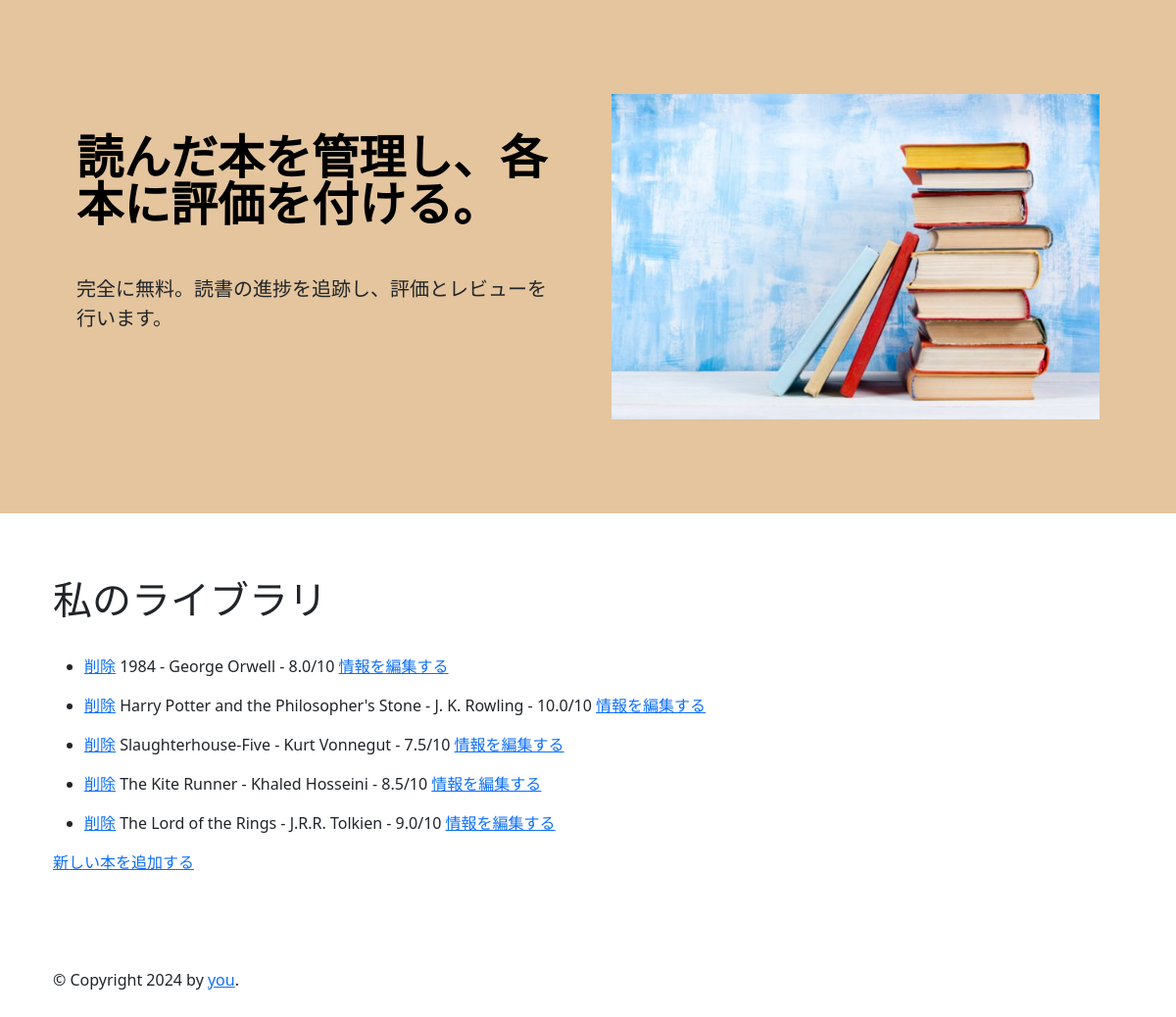
/, run on an earlier commit of the app's database.
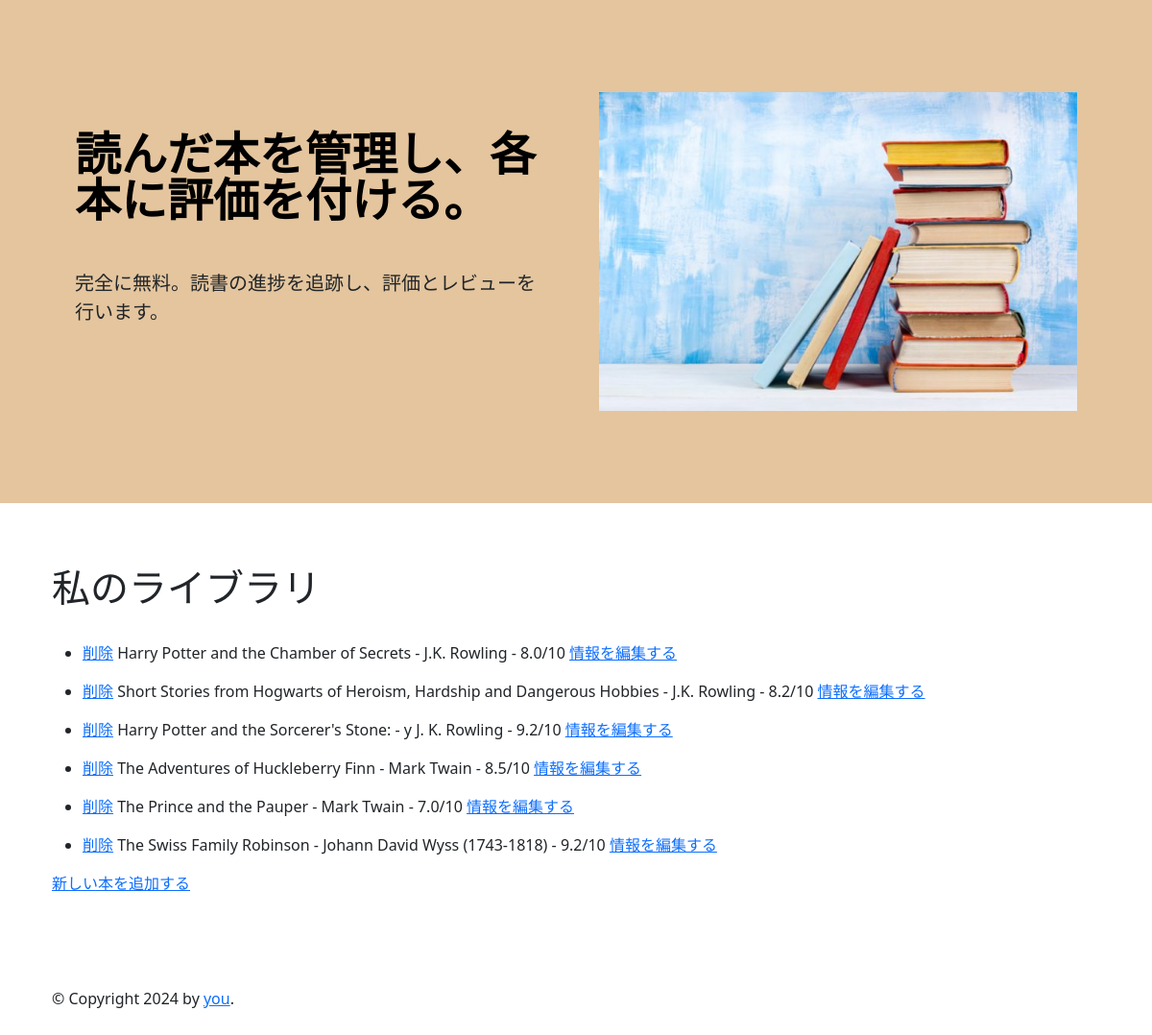
And on a later commit of the database.
### main.py (models this page shows, shortened)
class Book(db.Model):
    id = db.Column('id', db.Integer, primary_key=True)
    title = db.Column(db.String(100), unique=True, nullable=False)
    author = db.Column(db.String(250), unique=False, nullable=False)
    rating = db.Column(db.Float(), unique=False, nullable=False)

### main.py (the view)
@app.route('/')
def home():
    result = db.session.execute(db.select(Book).order_by(Book.title)).scalars().all()
    print(result)
    print(result)
    return render_template('index.html', books=result)

### templates/index.html (shortened to what this page needs)
<!DOCTYPE html>
{% extends "base.html" %}
{% block head %}
{{ super() }}
{% endblock %}
{% block content %}
<h1 class=py-3>私のライブラリ</h1>
<ul>
  {% for book in books %}
  <li class=my-3>
    <a href="{{ url_for('delete', id_number=book['id']) }}">削除</a>
    {{ book['title'] }} - {{ book['author'] }} - {{ book['rating'] }}/10
    <a href="{{ url_for('edit', id_number=book['id']) }}">情報を編集する</a>
  </li>
  {% endfor %}
</ul>
<a href="{{ url_for('add') }}">新しい本を追加する</a>
{% endblock %}

### templates/base.html (shortened to what this page needs)
<!DOCTYPE html>
<html lang="en">
<head>
    {% block head %}
    {% block styles %}
    {{ bootstrap.load_css() }}
    {% endblock %}
    {% endblock %}
</head>
<body>
    <section class="full-width-background" style="background-color: #E4C59E;  width: 100%; ">
        <div class="container  col-xxl-8 px-5 py-5 ">
            <div class="row flex-lg-row-reverse align-items-center g-5 py-5">
                <div class="col-10 col-sm-8 col-lg-6">
                    <img src="/static/imgs/books-img.jpg" class="d-block mx-lg-auto img-fluid" alt="Bootstrap Themes"
                        width="700" height="500" loading="lazy">
                </div>
                <div class="col-lg-6">
                    <h1 class="display-5 fw-bold text-body-emphasis lh-1 mb-3"> 読んだ本を管理し、各本に評価を付ける。</h1>
                    <p class="lead my-5">完全に無料。読書の進捗を追跡し、評価とレビューを行います。</p>
                </div>
            </div>
        </div>
    </section>
    <section>
        <div class="container col-xxl-8 px-4 py-5" id="content">
            {% block content %}
            {% endblock %}
        </div>
    </section>
    <div class="container col-xxl-8 px-4 py-5" id="footer">
        &copy; Copyright 2024 by <a href="http://domain.invalid/">you</a>.
    </div>
</body>
</html>

What changed in the data, as far as the page shows it:
removed Book: title "1984", author "George Orwell", rating "8.0"
removed Book: title "Slaughterhouse-Five", author "Kurt Vonnegut", rating "7.5"
removed Book: title "The Kite Runner", author "Khaled Hosseini", rating "8.5"
added Book: title "Harry Potter and the Chamber of Secrets", author "J.K. Rowling", rating "8.0"
added Book: title "Short Stories from Hogwarts of Heroism, Hardship and Dangerous Hobbies", author "J.K. Rowling", rating "8.2"
changed Book: title "Harry Potter and the Philosopher's Stone" → "Harry Potter and the Sorcerer's Stone:"; author "J. K. Rowling" → "y J. K. Rowling"; rating "10.0" → "9.2"
added Book: title "The Adventures of Huckleberry Finn", author "Mark Twain", rating "8.5"
changed Book: title "The Lord of the Rings" → "The Prince and the Pauper"; author "J.R.R. Tolkien" → "Mark Twain"; rating "9.0" → "7.0"
added Book: title "The Swiss Family Robinson", author "Johann David Wyss (1743-1818)", rating "9.2"
